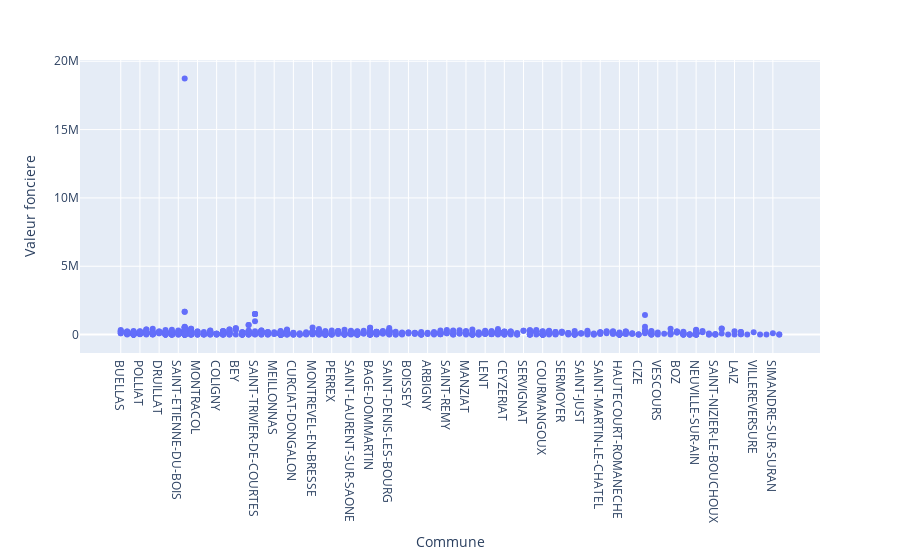

The notebook cell this image was saved under:
### Code cell
fig = px.scatter(df_scatter, x='Commune', y="Valeur fonciere")
fig.show()

### Figure 1 — Plotly figure (JSON) as saved in the notebook; plotly's stock layout.template omitted (floating-point values rounded to 4 significant figures; data arrays with more than 128 entries replaced by an {"elided": "..."} marker saying what was removed)
{"data": [{"hovertemplate": "Commune=%{x}<br>Valeur fonciere=%{y}<extra></extra>", "legendgroup": "", "marker": {"color": "#636efa", "symbol": "circle"}, "mode": "markers", "name": "", "orientation": "v", "showlegend": false, "type": "scatter", "x": {"elided": "1000 str values"}, "xaxis": "x", "y": {"elided": "1000 float values"}, "yaxis": "y"}], "layout": {"legend": {"tracegroupgap": 0}, "margin": {"t": 60}, "xaxis": {"anchor": "y", "domain": [0, 1], "title": {"text": "Commune"}}, "yaxis": {"anchor": "x", "domain": [0, 1], "title": {"text": "Valeur fonciere"}}}}
